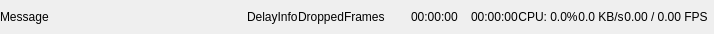
<?xml version="1.0" encoding="UTF-8"?>
<ui version="4.0">
 <class>StatusBarWidget</class>
 <widget class="QWidget" name="StatusBarWidget">
  <property name="geometry">
   <rect>
    <x>0</x>
    <y>0</y>
    <width>714</width>
    <height>34</height>
   </rect>
  </property>
  <property name="minimumSize">
   <size>
    <width>0</width>
    <height>34</height>
   </size>
  </property>
  <property name="windowTitle">
   <string>Form</string>
  </property>
  <layout class="QHBoxLayout" name="horizontalLayout">
   <property name="spacing">
    <number>0</number>
   </property>
   <property name="leftMargin">
    <number>0</number>
   </property>
   <property name="topMargin">
    <number>0</number>
   </property>
   <property name="rightMargin">
    <number>6</number>
   </property>
   <property name="bottomMargin">
    <number>0</number>
   </property>
   <item>
    <widget class="QFrame" name="messageFrame">
     <property name="sizePolicy">
      <sizepolicy hsizetype="Expanding" vsizetype="Preferred">
       <horstretch>0</horstretch>
       <verstretch>0</verstretch>
      </sizepolicy>
     </property>
     <property name="styleSheet">
      <string notr="true">border: none;</string>
     </property>
     <property name="frameShape">
      <enum>QFrame::NoFrame</enum>
     </property>
     <property name="frameShadow">
      <enum>QFrame::Plain</enum>
     </property>
     <layout class="QHBoxLayout" name="horizontalLayout_9">
      <property name="leftMargin">
       <number>0</number>
      </property>
      <property name="topMargin">
       <number>0</number>
      </property>
      <property name="rightMargin">
       <number>0</number>
      </property>
      <property name="bottomMargin">
       <number>0</number>
      </property>
      <item>
       <widget class="QLabel" name="message">
        <property name="sizePolicy">
         <sizepolicy hsizetype="Ignored" vsizetype="Maximum">
          <horstretch>0</horstretch>
          <verstretch>0</verstretch>
         </sizepolicy>
        </property>
        <property name="text">
         <string>Message</string>
        </property>
       </widget>
      </item>
     </layout>
    </widget>
   </item>
   <item>
    <widget class="QFrame" name="delayFrame">
     <property name="frameShape">
      <enum>QFrame::NoFrame</enum>
     </property>
     <property name="frameShadow">
      <enum>QFrame::Plain</enum>
     </property>
     <property name="lineWidth">
      <number>0</number>
     </property>
     <layout class="QHBoxLayout" name="horizontalLayout_7">
      <property name="leftMargin">
       <number>0</number>
      </property>
      <property name="topMargin">
       <number>0</number>
      </property>
      <property name="rightMargin">
       <number>0</number>
      </property>
      <property name="bottomMargin">
       <number>0</number>
      </property>
      <item>
       <widget class="QLabel" name="delayInfo">
        <property name="sizePolicy">
         <sizepolicy hsizetype="Maximum" vsizetype="Maximum">
          <horstretch>0</horstretch>
          <verstretch>0</verstretch>
         </sizepolicy>
        </property>
        <property name="text">
         <string>DelayInfo</string>
        </property>
       </widget>
      </item>
     </layout>
    </widget>
   </item>
   <item>
    <widget class="QFrame" name="issuesFrame">
     <property name="frameShape">
      <enum>QFrame::NoFrame</enum>
     </property>
     <property name="frameShadow">
      <enum>QFrame::Plain</enum>
     </property>
     <property name="lineWidth">
      <number>0</number>
     </property>
     <layout class="QHBoxLayout" name="horizontalLayout_6">
      <property name="leftMargin">
       <number>0</number>
      </property>
      <property name="topMargin">
       <number>0</number>
      </property>
      <property name="rightMargin">
       <number>0</number>
      </property>
      <property name="bottomMargin">
       <number>0</number>
      </property>
      <item>
       <widget class="QLabel" name="droppedFrames">
        <property name="sizePolicy">
         <sizepolicy hsizetype="Maximum" vsizetype="Maximum">
          <horstretch>0</horstretch>
          <verstretch>0</verstretch>
         </sizepolicy>
        </property>
        <property name="text">
         <string>DroppedFrames</string>
        </property>
       </widget>
      </item>
     </layout>
    </widget>
   </item>
   <item>
    <widget class="QFrame" name="networkFrame">
     <property name="frameShape">
      <enum>QFrame::NoFrame</enum>
     </property>
     <property name="frameShadow">
      <enum>QFrame::Plain</enum>
     </property>
     <property name="lineWidth">
      <number>0</number>
     </property>
     <layout class="QHBoxLayout" name="horizontalLayout_4">
      <property name="spacing">
       <number>6</number>
      </property>
      <property name="leftMargin">
       <number>0</number>
      </property>
      <property name="topMargin">
       <number>0</number>
      </property>
      <property name="rightMargin">
       <number>0</number>
      </property>
      <property name="bottomMargin">
       <number>0</number>
      </property>
      <item>
       <widget class="QWidget" name="sinksIconsWidget">
        <layout class="QHBoxLayout" name="sinksIconsLayout">
         <property name="spacing">
          <number>4</number>
         </property>
         <property name="leftMargin">
          <number>0</number>
         </property>
         <property name="topMargin">
          <number>0</number>
         </property>
         <property name="rightMargin">
          <number>0</number>
         </property>
         <property name="bottomMargin">
          <number>0</number>
         </property>
        </layout>
       </widget>
      </item>
      <item>
       <widget class="QLabel" name="statusIcon">
        <property name="sizePolicy">
         <sizepolicy hsizetype="Maximum" vsizetype="Maximum">
          <horstretch>0</horstretch>
          <verstretch>0</verstretch>
         </sizepolicy>
        </property>
        <property name="text">
         <string/>
        </property>
        <property name="pixmap">
         <pixmap resource="obs.qrc">:/res/images/network-inactive.svg</pixmap>
        </property>
       </widget>
      </item>
     </layout>
    </widget>
   </item>
   <item>
    <widget class="QFrame" name="streamFrame">
     <property name="frameShape">
      <enum>QFrame::NoFrame</enum>
     </property>
     <property name="frameShadow">
      <enum>QFrame::Plain</enum>
     </property>
     <property name="lineWidth">
      <number>0</number>
     </property>
     <layout class="QHBoxLayout" name="horizontalLayout_3">
      <property name="leftMargin">
       <number>0</number>
      </property>
      <property name="topMargin">
       <number>0</number>
      </property>
      <property name="rightMargin">
       <number>0</number>
      </property>
      <property name="bottomMargin">
       <number>0</number>
      </property>
      <item>
       <widget class="QLabel" name="streamIcon">
        <property name="sizePolicy">
         <sizepolicy hsizetype="Maximum" vsizetype="Maximum">
          <horstretch>0</horstretch>
          <verstretch>0</verstretch>
         </sizepolicy>
        </property>
        <property name="text">
         <string/>
        </property>
        <property name="pixmap">
         <pixmap resource="obs.qrc">:/res/images/streaming-inactive.svg</pixmap>
        </property>
        <property name="scaledContents">
         <bool>false</bool>
        </property>
       </widget>
      </item>
      <item>
       <widget class="QLabel" name="streamTime">
        <property name="enabled">
         <bool>true</bool>
        </property>
        <property name="sizePolicy">
         <sizepolicy hsizetype="Maximum" vsizetype="Maximum">
          <horstretch>0</horstretch>
          <verstretch>0</verstretch>
         </sizepolicy>
        </property>
        <property name="text">
         <string>00:00:00</string>
        </property>
       </widget>
      </item>
     </layout>
    </widget>
   </item>
   <item>
    <widget class="QFrame" name="recordFrame">
     <property name="sizePolicy">
      <sizepolicy hsizetype="Preferred" vsizetype="Preferred">
       <horstretch>0</horstretch>
       <verstretch>0</verstretch>
      </sizepolicy>
     </property>
     <property name="frameShape">
      <enum>QFrame::NoFrame</enum>
     </property>
     <property name="frameShadow">
      <enum>QFrame::Plain</enum>
     </property>
     <property name="lineWidth">
      <number>0</number>
     </property>
     <layout class="QHBoxLayout" name="horizontalLayout_2">
      <property name="leftMargin">
       <number>0</number>
      </property>
      <property name="topMargin">
       <number>0</number>
      </property>
      <property name="rightMargin">
       <number>0</number>
      </property>
      <property name="bottomMargin">
       <number>0</number>
      </property>
      <item>
       <widget class="QLabel" name="recordIcon">
        <property name="sizePolicy">
         <sizepolicy hsizetype="Maximum" vsizetype="Maximum">
          <horstretch>0</horstretch>
          <verstretch>0</verstretch>
         </sizepolicy>
        </property>
        <property name="text">
         <string/>
        </property>
        <property name="pixmap">
         <pixmap resource="obs.qrc">:/res/images/recording-inactive.svg</pixmap>
        </property>
        <property name="scaledContents">
         <bool>false</bool>
        </property>
       </widget>
      </item>
      <item>
       <widget class="QLabel" name="recordTime">
        <property name="enabled">
         <bool>true</bool>
        </property>
        <property name="sizePolicy">
         <sizepolicy hsizetype="Maximum" vsizetype="Maximum">
          <horstretch>0</horstretch>
          <verstretch>0</verstretch>
         </sizepolicy>
        </property>
        <property name="text">
         <string>00:00:00</string>
        </property>
       </widget>
      </item>
     </layout>
    </widget>
   </item>
   <item>
    <widget class="QFrame" name="cpuFrame">
     <property name="frameShape">
      <enum>QFrame::NoFrame</enum>
     </property>
     <property name="frameShadow">
      <enum>QFrame::Plain</enum>
     </property>
     <property name="lineWidth">
      <number>0</number>
     </property>
     <layout class="QHBoxLayout" name="horizontalLayout_5">
      <property name="leftMargin">
       <number>0</number>
      </property>
      <property name="topMargin">
       <number>0</number>
      </property>
      <property name="rightMargin">
       <number>0</number>
      </property>
      <property name="bottomMargin">
       <number>0</number>
      </property>
      <item>
       <widget class="QLabel" name="cpuUsage">
        <property name="sizePolicy">
         <sizepolicy hsizetype="Maximum" vsizetype="Maximum">
          <horstretch>0</horstretch>
          <verstretch>0</verstretch>
         </sizepolicy>
        </property>
        <property name="text">
         <string>CPU: 0.0%</string>
        </property>
        <property name="alignment">
         <set>Qt::AlignCenter</set>
        </property>
       </widget>
      </item>
     </layout>
    </widget>
   </item>
   <item>
    <widget class="QFrame" name="uploadFrame">
     <property name="frameShape">
      <enum>QFrame::NoFrame</enum>
     </property>
     <property name="frameShadow">
      <enum>QFrame::Plain</enum>
     </property>
     <property name="lineWidth">
      <number>0</number>
     </property>
     <layout class="QHBoxLayout" name="horizontalLayout_upload">
      <property name="leftMargin">
       <number>0</number>
      </property>
      <property name="topMargin">
       <number>0</number>
      </property>
      <property name="rightMargin">
       <number>0</number>
      </property>
      <property name="bottomMargin">
       <number>0</number>
      </property>
      <item>
       <widget class="QLabel" name="uploadRate">
        <property name="sizePolicy">
         <sizepolicy hsizetype="Maximum" vsizetype="Maximum">
          <horstretch>0</horstretch>
          <verstretch>0</verstretch>
         </sizepolicy>
        </property>
        <property name="text">
         <string>0.0 KB/s</string>
        </property>
        <property name="alignment">
         <set>Qt::AlignCenter</set>
        </property>
       </widget>
      </item>
     </layout>
    </widget>
   </item>
   <item>
    <widget class="QFrame" name="fpsFrame">
     <property name="frameShape">
      <enum>QFrame::NoFrame</enum>
     </property>
     <property name="frameShadow">
      <enum>QFrame::Plain</enum>
     </property>
     <property name="lineWidth">
      <number>0</number>
     </property>
     <layout class="QHBoxLayout" name="horizontalLayout_8">
      <property name="leftMargin">
       <number>0</number>
      </property>
      <property name="topMargin">
       <number>0</number>
      </property>
      <property name="rightMargin">
       <number>0</number>
      </property>
      <property name="bottomMargin">
       <number>0</number>
      </property>
      <item>
       <widget class="QLabel" name="fpsCurrent">
        <property name="sizePolicy">
         <sizepolicy hsizetype="Maximum" vsizetype="Maximum">
          <horstretch>0</horstretch>
          <verstretch>0</verstretch>
         </sizepolicy>
        </property>
        <property name="text">
         <string>0.00 / 0.00 FPS</string>
        </property>
        <property name="alignment">
         <set>Qt::AlignCenter</set>
        </property>
       </widget>
      </item>
     </layout>
    </widget>
   </item>
  </layout>
 </widget>
 <resources>
  <include location="obs.qrc"/>
 </resources>
 <connections/>
</ui>
